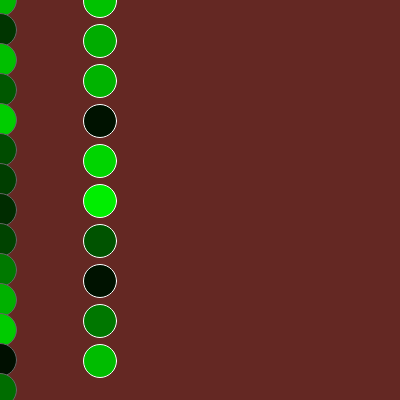
Frame 1 (no input)
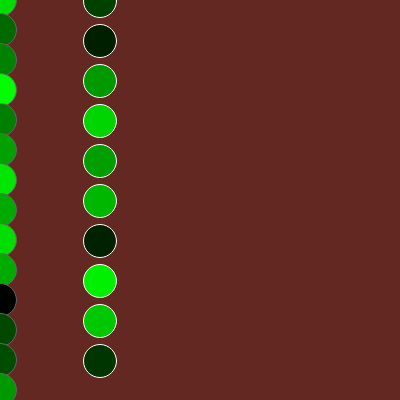
Frame 60 (no input)
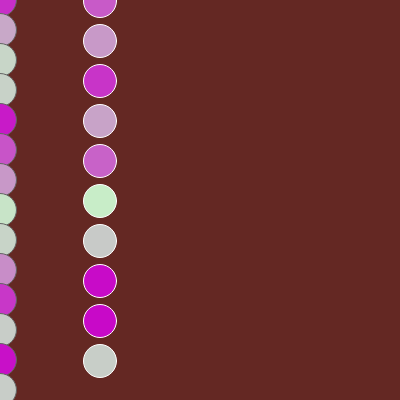
Frame 120 (the mouse pressed at the canvas centre since frame 60)

The p5.js sketch that drew these frames (run headless with seeded random() and noise() and a simulated clock; from frame 60 on, the mouse is pressed at the canvas centre):

// p5.js sketch
// ── sketch.js
/*
Typer: is Abul Kalam
Driver: is RoseAnny


we are using while loop to see how two ellipses and how they work. 

*/

function setup() { // the setup function is the first thing we do and fig
createCanvas ( 400,400); // we set the canvas of 400 by 400 for this project 
}

function draw() { // the function draw run the code and execute.
  background (100, 40, 35);// the backgound decides what color we want in this case we set the color to be maron color
  
  var i = 0; // we have set a variable and set the variable a value to work with the while loop.
  while (i <= height) { // while loope is set to determine the specific condtion is true
              // in this case we tried to see if i variable is less than the height and how our code might react to it
              // we also wanted to see if this condition is true and wanted to run the code.
  stroke(100);// the stroke function tells us how thicker the ellipses side is going to be.
  fill (mouseX,random (255), mouseY); // this fill function is to fill the ellipse and mouseX when we go to X axis with our mouse the color would change
  // setting a random color of 255 would have let the colors access to all the random color when ellipse is fill with colors
  ellipse (0 ,i ,33 ,33);// we set our ellipse to a coordinates and within the canvas it has been set
  i = i+ 30;//  the i variable would check the number and add its position since + 30 has been added to its value and compile. 
  } // this carly braket finish it the while loop and executes the loop
  for (i = 1; i<= height; i += 40){ // the function of for loops is that it loops through a code number of times and given a set value and a added value as many times the code execute.
            // this would check to see if the loop is to be true and checks all posible ways.
stroke(255); // stroke function is set to stoke the second ellipse function with the highest stokes 
fill (mouseX, random (255), mouseY); // this fill function to see how the mouse might react to the ellipse if we use the mouse on X and y axis. 
ellipse (100 ,i, 33, 33); // ellipse is set to a coordinates and to execute its code.

}
 }
 
 // my understand of this code would be it would basically use the ellipses execute with the random, mouseX and mouseY using the while loops and the for loop
 // it was to also see how the while loop execute when to set a code to run
 // it also gave us the for loop to execute when to follow the same procedure as the while loop
 // I wanted to see how the while/for loop execute througly and want to learn more about the loops
 // my suggestion would be to improve the quality of the code to make it better and understand of the code my easier. 
 // want to improve the code by adding speed to X varicies and how it might react as it is on Y axis. 
